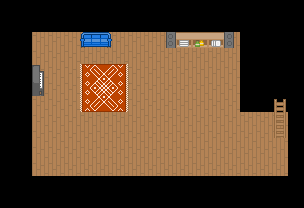

Rendered tile map (Tiled .tmx) drawn with the repository's tilesets; below, a short description and the full map source, tile grids included:
An orthogonal 19x13 tile map with 16x16 px tiles, 2 tile layers (background, objects) and 2 objects.

<map version="1.2" tiledversion="1.3.3" orientation="orthogonal" renderorder="right-down" width="19" height="13" tilewidth="16" tileheight="16" infinite="0" nextlayerid="4" nextobjectid="13">
 <editorsettings>
  <export target="inside.csv" format="csv" />
 </editorsettings>
 <tileset firstgid="1" source="../../../asset_source_files/maps/tilesets/Indoors.tsx" />
 <layer id="1" name="background" width="19" height="13">
  <data encoding="csv">
0,0,0,0,0,0,0,0,0,0,0,0,0,0,0,0,0,0,0,
0,0,0,0,0,0,0,0,0,0,0,0,0,0,0,0,0,0,0,
0,0,487,487,487,487,487,487,487,487,487,487,487,487,487,0,0,0,0,
0,0,487,487,487,487,487,487,487,487,487,487,487,487,487,0,0,0,0,
0,0,487,487,487,487,487,487,487,487,487,487,487,487,487,0,0,0,0,
0,0,487,487,487,487,487,487,487,487,487,487,487,487,487,0,0,0,0,
0,0,487,487,487,487,487,487,487,487,487,487,487,487,487,0,0,513,0,
0,0,487,487,487,487,487,487,487,487,487,487,487,487,487,487,487,487,487,
0,0,487,487,487,487,487,487,487,487,487,487,487,487,487,487,487,487,487,
0,0,487,487,487,487,487,487,487,487,487,487,487,487,487,487,487,487,487,
0,0,487,487,487,487,487,487,487,487,487,487,487,487,487,487,487,487,487,
0,0,0,0,0,0,0,0,0,0,0,0,0,0,0,0,0,0,0,
0,0,0,0,0,0,0,0,0,0,0,0,0,0,0,0,0,0,0
</data>
 </layer>
 <layer id="2" name="objects" width="19" height="13">
  <data encoding="csv">
513,513,513,513,513,513,513,513,513,513,513,513,513,513,513,513,513,513,513,
513,513,513,513,513,513,513,513,513,513,513,513,513,513,513,513,513,513,513,
513,513,0,0,0,488,489,0,0,0,473,464,465,467,472,513,513,513,513,
513,513,0,0,0,0,0,0,0,0,0,0,0,0,0,513,513,513,513,
513,513,242,0,0,490,495,491,0,0,0,0,0,0,0,513,513,513,513,
513,513,269,0,0,494,498,496,0,0,0,0,0,0,0,513,513,513,513,
513,513,0,0,0,493,497,492,0,0,0,0,0,0,0,513,513,265,513,
513,513,0,0,0,0,0,0,0,0,0,0,0,0,0,0,0,292,513,
513,513,0,0,0,0,0,0,0,0,0,0,0,0,0,0,0,319,513,
513,513,0,0,0,0,0,0,0,0,0,0,0,0,0,0,0,0,513,
513,513,0,0,0,0,0,0,0,0,0,0,0,0,0,0,0,0,513,
513,513,513,513,513,513,513,513,513,513,513,513,513,513,513,513,513,513,513,
513,513,513,513,513,513,513,513,513,513,513,513,513,513,513,513,513,513,513
</data>
 </layer>
 <objectgroup id="3" name="collisions">
  <object id="7" x="165.942" y="32.0802" width="67.9517" height="15.4568" />
  <object id="8" x="32.3718" y="64.452" width="11.0823" height="32.0802" />
 </objectgroup>
</map>